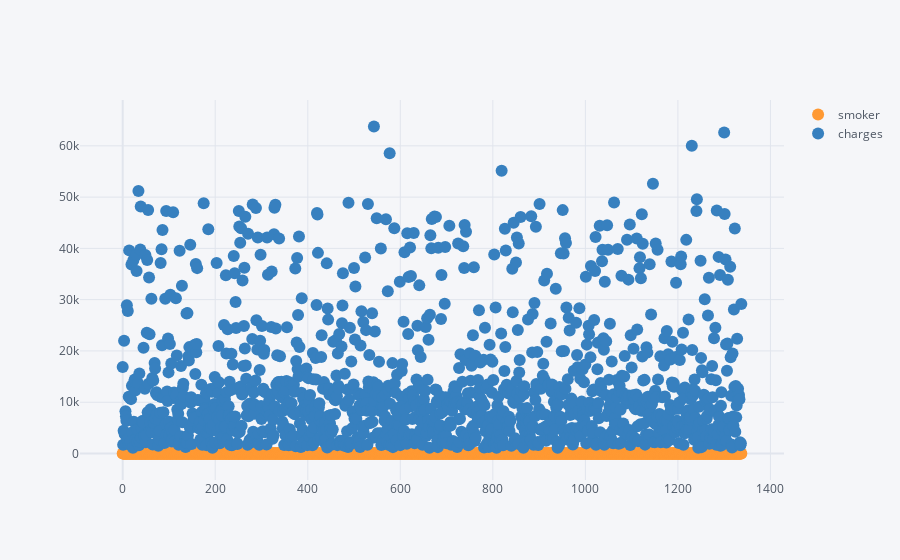

Source (notebook cell):
### Code cell
insurance[['smoker','charges']].iplot(kind = 'scatter',mode='markers+text')

### Figure 1 — Plotly figure (JSON) as saved in the notebook; plotly's stock layout.template omitted (floating-point values rounded to 4 significant figures; data arrays with more than 128 entries replaced by an {"elided": "..."} marker saying what was removed)
{"data": [{"line": {"color": "rgba(255, 153, 51, 1.0)", "dash": "solid", "shape": "linear", "width": 1.3}, "marker": {"size": 12, "symbol": "circle"}, "mode": "markers+text", "name": "smoker", "text": "", "type": "scatter", "x": {"elided": "1338 int values"}, "y": {"elided": "1338 int values"}}, {"line": {"color": "rgba(55, 128, 191, 1.0)", "dash": "solid", "shape": "linear", "width": 1.3}, "marker": {"size": 12, "symbol": "circle"}, "mode": "markers+text", "name": "charges", "text": "", "type": "scatter", "x": {"elided": "1338 int values"}, "y": {"elided": "1338 float values"}}], "layout": {"legend": {"bgcolor": "#F5F6F9", "font": {"color": "#4D5663"}}, "paper_bgcolor": "#F5F6F9", "plot_bgcolor": "#F5F6F9", "title": {"font": {"color": "#4D5663"}}, "xaxis": {"gridcolor": "#E1E5ED", "showgrid": true, "tickfont": {"color": "#4D5663"}, "title": {"font": {"color": "#4D5663"}, "text": ""}, "zerolinecolor": "#E1E5ED"}, "yaxis": {"gridcolor": "#E1E5ED", "showgrid": true, "tickfont": {"color": "#4D5663"}, "title": {"font": {"color": "#4D5663"}, "text": ""}, "zerolinecolor": "#E1E5ED"}}}
